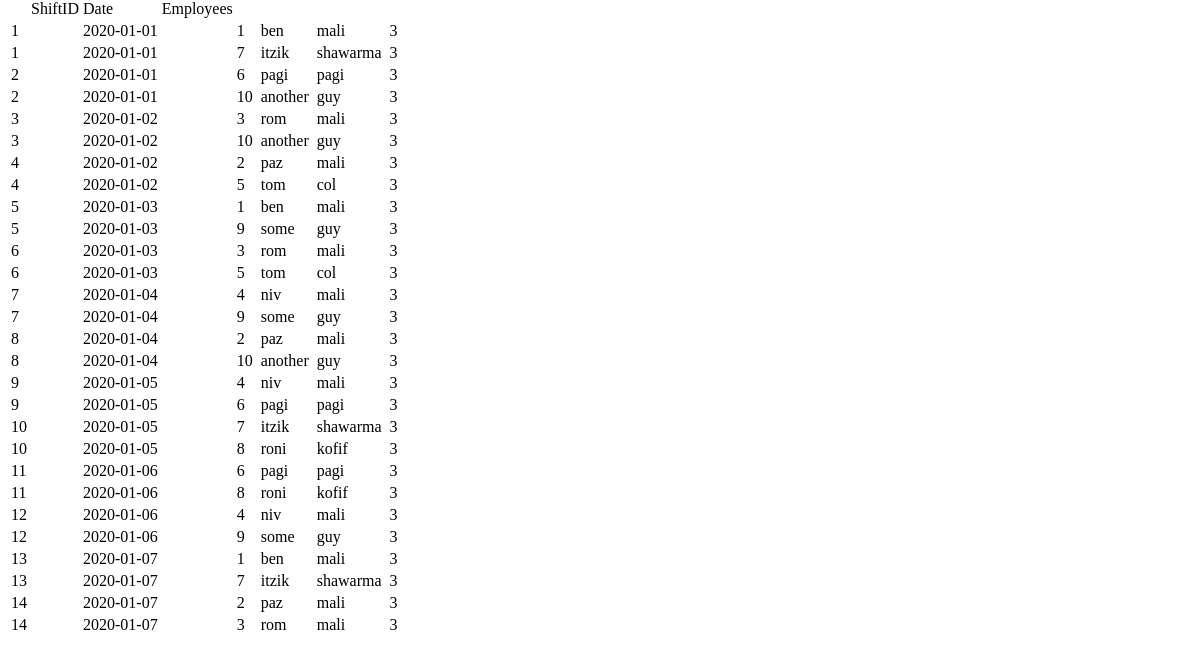
The page /restore_shifts (lower part) on the database as committed earlier.
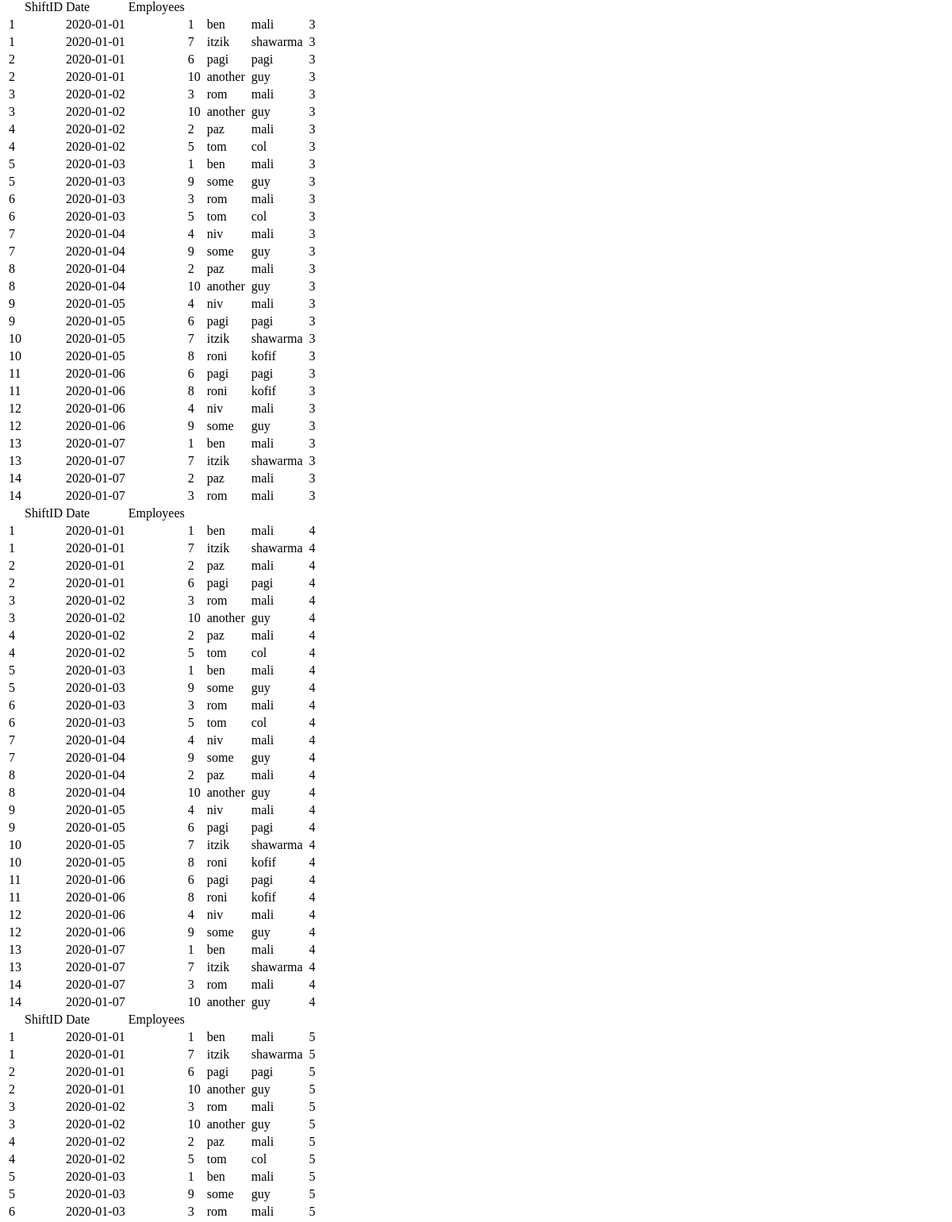
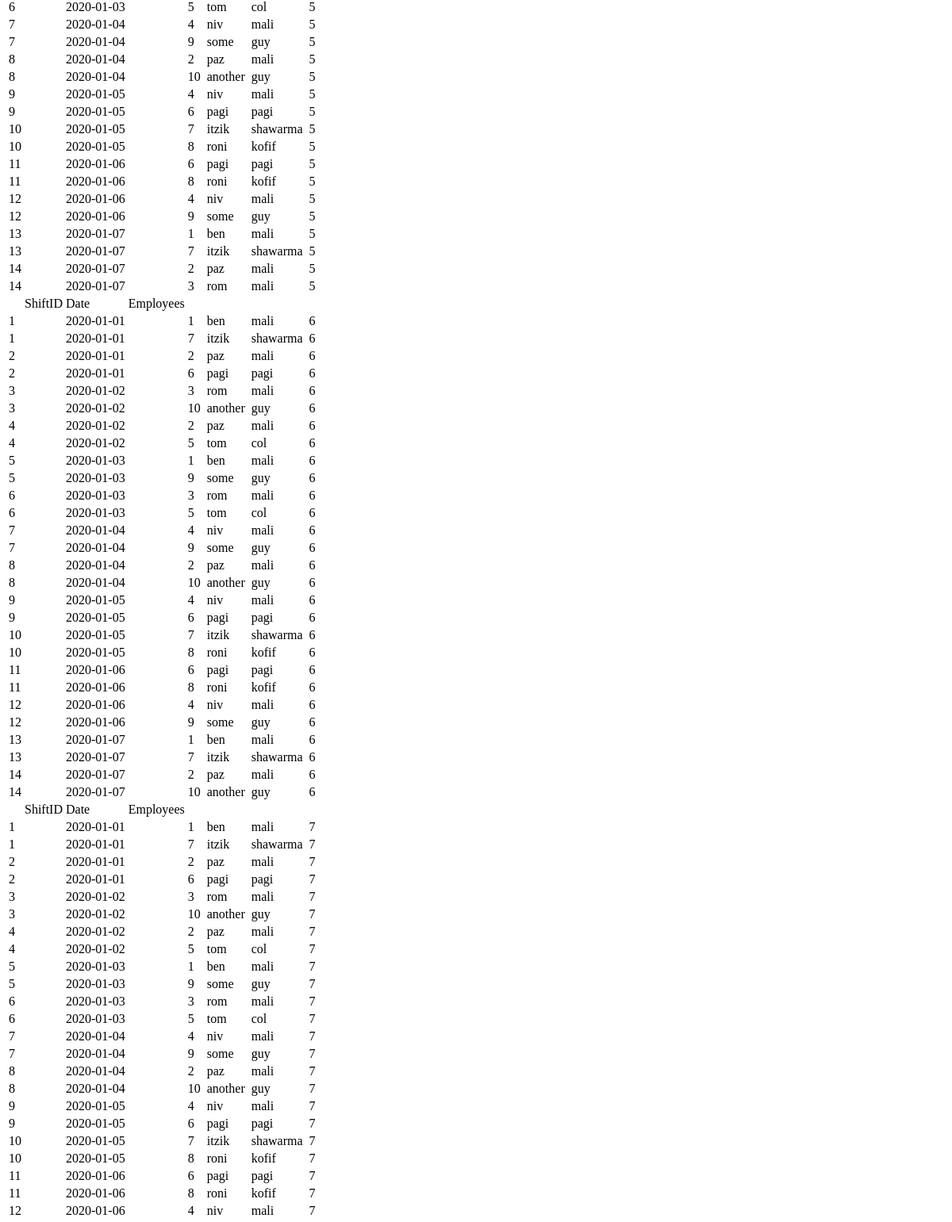
The same page on the database as committed later (2 pictures, top to bottom).
### tables this page shows
CREATE TABLE Employees_in_Shift
                            (
                              shift_id INT NOT NULL,
                              employee_id INT NOT NULL,
                              solution INT NOT NULL,
                              PRIMARY KEY (employee_id, shift_id,solution)
                            );

CREATE TABLE Shift
                            (
                              org_id INT NOT NULL,  
                              shift_id INT NOT NULL,
                              start_time DATE NOT NULL,
                              date DATE NOT NULL,
                              num_bartenders INT NOT NULL,
                              num_waitresses INT NOT NULL,
                              tip DOUBLE,
                              PRIMARY KEY (org_id,shift_id)
                            );

CREATE TABLE Employee
                            (
                              employee_id INT NOT NULL,
                              first_name VARCHAR(50) NOT NULL,
                              last_name VARCHAR(50) NOT NULL,
                              PRIMARY KEY (employee_id)
                            );

### restore_shifts.py (the view)
@restore_shiftsBP.route("/restore_shifts", methods=["GET"])
def restore_shifts():
    if request.method == "GET":
        org_id=1
        start_date= "2020-01-01"
        end_date = "2020-01-07"
        data = db.restore_solutions_by_date(org_id,start_date,end_date)
        solutions = []
        sol = []
        current_sol = 1
        for i in range(len(data)):
            if data[i][5] == current_sol:
                sol.append(data[i])
            else:
                solutions.append(sol)
                sol = []
                sol.append(data[i])
                current_sol += 1
        solutions.append(sol)
        params = {"solutions":solutions}
        return render_template("restore_shifts.html",params=params)

### DB.py (called while the page is built)
    def check_for_db(self):
        return os.path.isfile(self.name)

### templates/restore_shifts.html (shortened to what this page needs)
<!DOCTYPE html>
<html lang="en">
<head>
</head>
<body>
<br>
<table class="courses_table">
            {% if params != {} %}
                {% for solution in params["solutions"] %}
                    <thead>
                        <tr>
                            <td></td>
                            <td>ShiftID</td>
                            <td>Date</td>
                            <td>Employees</td>
                        </tr>
                    </thead>
                    {% for i in range(solution|length) %}
                            <tr>
                                {% for j in range(6) %}
                                    <td>{{solution[i][j]}}</td>
                                <td>  </td>
                                {% endfor %}
                            </tr>
                    {% endfor %}
                {% endfor %}
            {% endif %}
    </table>
</body>
</html>

Rows that differ between the two databases and show on the page:
added Employees_in_Shift: shift_id "1" "2020-01-01" "1" "ben" "mali" "4" "1" "2020-01-01" "7" "itzik" "shawarma" "4" "2" "2020-01-01" "2" "paz" "mali" "4" "2" "2020-01-01" "6" "pagi" "pagi" "4" "3" "2020-01-02" "3" "rom" "mali" "4" "3" "2020-01-02" "10" "another" "guy" "4" "4" "2020-01-02" "2" "paz" "mali" "4" "4" "2020-01-02" "5" "tom" "col" "4" "5" "2020-01-03" "1" "ben" "mali" "4" "5" "2020-01-03" "9" "some" "guy" "4" "6" "2020-01-03" "3" "rom" "mali" "4" "6" "2020-01-03" "5" "tom" "col" "4" "7" "2020-01-04" "4" "niv" "mali" "4" "7" "2020-01-04" "9" "some" "guy" "4" "8" "2020-01-04" "2" "paz" "mali" "4" "8" "2020-01-04" "10" "another" "guy" "4" "9" "2020-01-05" "4" "niv" "mali" "4" "9" "2020-01-05" "6" "pagi" "pagi" "4" "10" "2020-01-05" "7" "itzik" "shawarma" "4" "10" "2020-01-05" "8" "roni" "kofif" "4" "11" "2020-01-06" "6" "pagi" "pagi" "4" "11" "2020-01-06" "8" "roni" "kofif" "4" "12" "2020-01-06" "4" "niv" "mali" "4" "12" "2020-01-06" "9" "some" "guy" "4" "13" "2020-01-07" "1" "ben" "mali" "4" "13" "2020-01-07" "7" "itzik" "shawarma" "4" "14" "2020-01-07" "3" "rom" "mali" "4" "14" "2020-01-07" "10" "another" "guy" "4"
added Employees_in_Shift: shift_id "1" "2020-01-01" "1" "ben" "mali" "5" "1" "2020-01-01" "7" "itzik" "shawarma" "5" "2" "2020-01-01" "6" "pagi" "pagi" "5" "2" "2020-01-01" "10" "another" "guy" "5" "3" "2020-01-02" "3" "rom" "mali" "5" "3" "2020-01-02" "10" "another" "guy" "5" "4" "2020-01-02" "2" "paz" "mali" "5" "4" "2020-01-02" "5" "tom" "col" "5" "5" "2020-01-03" "1" "ben" "mali" "5" "5" "2020-01-03" "9" "some" "guy" "5" "6" "2020-01-03" "3" "rom" "mali" "5" "6" "2020-01-03" "5" "tom" "col" "5" "7" "2020-01-04" "4" "niv" "mali" "5" "7" "2020-01-04" "9" "some" "guy" "5" "8" "2020-01-04" "2" "paz" "mali" "5" "8" "2020-01-04" "10" "another" "guy" "5" "9" "2020-01-05" "4" "niv" "mali" "5" "9" "2020-01-05" "6" "pagi" "pagi" "5" "10" "2020-01-05" "7" "itzik" "shawarma" "5" "10" "2020-01-05" "8" "roni" "kofif" "5" "11" "2020-01-06" "6" "pagi" "pagi" "5" "11" "2020-01-06" "8" "roni" "kofif" "5" "12" "2020-01-06" "4" "niv" "mali" "5" "12" "2020-01-06" "9" "some" "guy" "5" "13" "2020-01-07" "1" "ben" "mali" "5" "13" "2020-01-07" "7" "itzik" "shawarma" "5" "14" "2020-01-07" "2" "paz" "mali" "5" "14" "2020-01-07" "3" "rom" "mali" "5"
added Employees_in_Shift: shift_id "1" "2020-01-01" "1" "ben" "mali" "6" "1" "2020-01-01" "7" "itzik" "shawarma" "6" "2" "2020-01-01" "2" "paz" "mali" "6" "2" "2020-01-01" "6" "pagi" "pagi" "6" "3" "2020-01-02" "3" "rom" "mali" "6" "3" "2020-01-02" "10" "another" "guy" "6" "4" "2020-01-02" "2" "paz" "mali" "6" "4" "2020-01-02" "5" "tom" "col" "6" "5" "2020-01-03" "1" "ben" "mali" "6" "5" "2020-01-03" "9" "some" "guy" "6" "6" "2020-01-03" "3" "rom" "mali" "6" "6" "2020-01-03" "5" "tom" "col" "6" "7" "2020-01-04" "4" "niv" "mali" "6" "7" "2020-01-04" "9" "some" "guy" "6" "8" "2020-01-04" "2" "paz" "mali" "6" "8" "2020-01-04" "10" "another" "guy" "6" "9" "2020-01-05" "4" "niv" "mali" "6" "9" "2020-01-05" "6" "pagi" "pagi" "6" "10" "2020-01-05" "7" "itzik" "shawarma" "6" "10" "2020-01-05" "8" "roni" "kofif" "6" "11" "2020-01-06" "6" "pagi" "pagi" "6" "11" "2020-01-06" "8" "roni" "kofif" "6" "12" "2020-01-06" "4" "niv" "mali" "6" "12" "2020-01-06" "9" "some" "guy" "6" "13" "2020-01-07" "1" "ben" "mali" "6" "13" "2020-01-07" "7" "itzik" "shawarma" "6" "14" "2020-01-07" "2" "paz" "mali" "6" "14" "2020-01-07" "10" "another" "guy" "6"
added Employees_in_Shift: shift_id "1" "2020-01-01" "1" "ben" "mali" "7" "1" "2020-01-01" "7" "itzik" "shawarma" "7" "2" "2020-01-01" "2" "paz" "mali" "7" "2" "2020-01-01" "6" "pagi" "pagi" "7" "3" "2020-01-02" "3" "rom" "mali" "7" "3" "2020-01-02" "10" "another" "guy" "7" "4" "2020-01-02" "2" "paz" "mali" "7" "4" "2020-01-02" "5" "tom" "col" "7" "5" "2020-01-03" "1" "ben" "mali" "7" "5" "2020-01-03" "9" "some" "guy" "7" "6" "2020-01-03" "3" "rom" "mali" "7" "6" "2020-01-03" "5" "tom" "col" "7" "7" "2020-01-04" "4" "niv" "mali" "7" "7" "2020-01-04" "9" "some" "guy" "7" "8" "2020-01-04" "2" "paz" "mali" "7" "8" "2020-01-04" "10" "another" "guy" "7" "9" "2020-01-05" "4" "niv" "mali" "7" "9" "2020-01-05" "6" "pagi" "pagi" "7" "10" "2020-01-05" "7" "itzik" "shawarma" "7" "10" "2020-01-05" "8" "roni" "kofif" "7" "11" "2020-01-06" "6" "pagi" "pagi" "7" "11"
